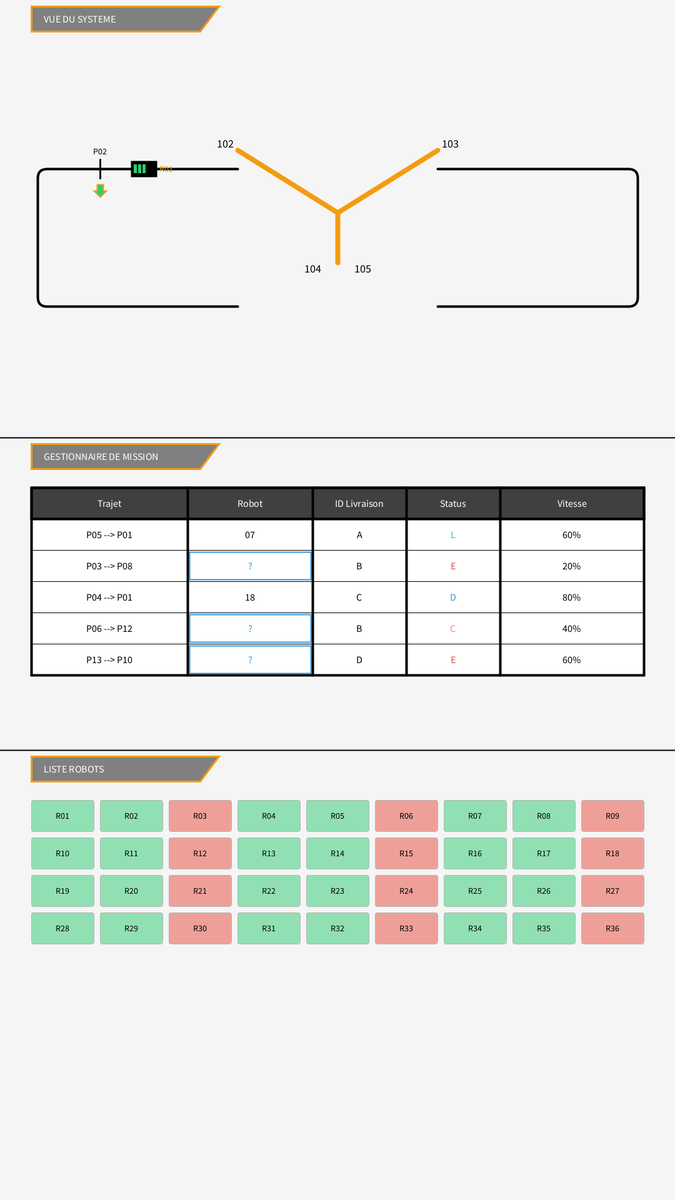
Frame 1 (no input)
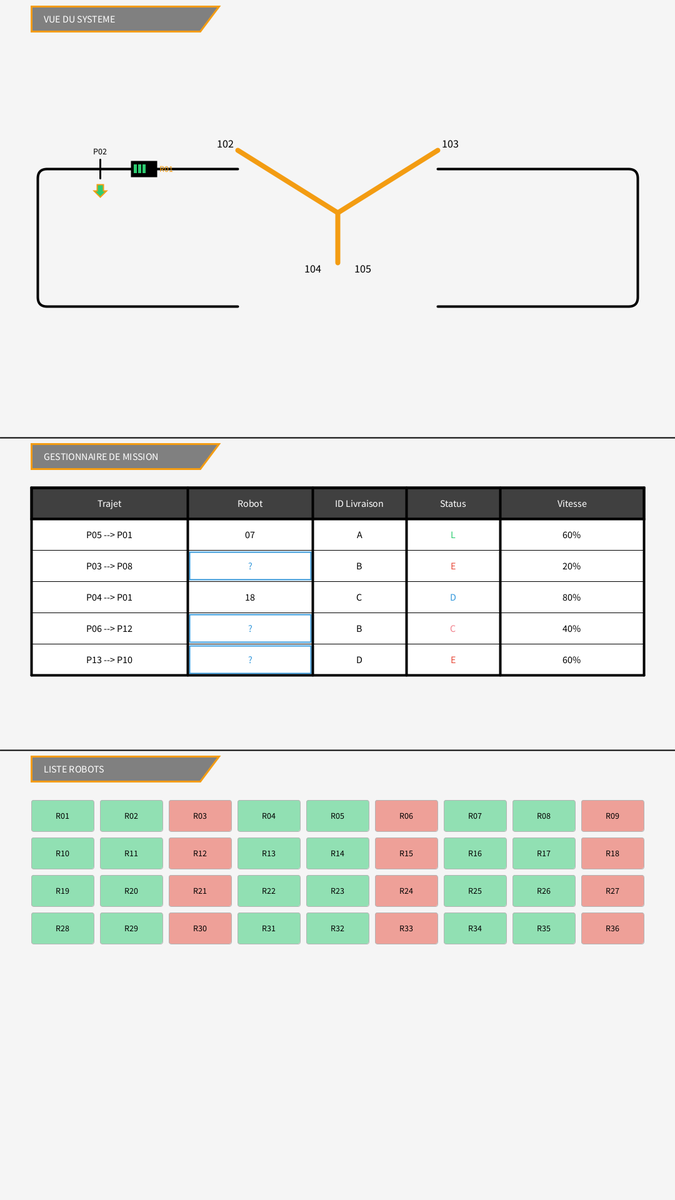
Frame 60 (the mouse pressed at the canvas centre just before this capture)
Frame 120 (the mouse held since frame 60 and released just before this capture): identical to frame 60, image omitted

The Processing sketch that drew these frames (run headless with seeded random() and noise(); from frame 60 on, the mouse is pressed at the canvas centre):

// Processing sketch: test_affichage
// ── test_affichage.pde
// ==========================================
// INTERFACE DE SUPERVISION - PROCESSING 2.1.2
// ==========================================

// Configuration générale de l'écran [cite: 1]
int winWidth = 1080;
int winHeight = 1920;

// Définition des hauteurs des sous-écrans [cite: 1]
int hSub1 = 700; // Vue du système
int hSub2 = 500; // Gestionnaire de mission [cite: 29]
int hSub3 = 620; // Liste Robots [cite: 26, 30]

// Variables d'état pour les interactions de la colonne "Robot" [cite: 22]
int selectedMissionRow = -1; 

// Échelle et centre pour le dessin du circuit en "8 allongé" [cite: 3, 4]
float cx = 1080 / 2;
float cy = 700 / 2 + 30;
float loopWidth = 320;
float loopHeight = 220;
float gapY = 160; // Écartement pour la forme en Y [cite: 4]

void setup() {
  size(1080, 1920); // Résolution native [cite: 1]
  smooth();
}

void draw() {
  background(245); // Fond clair général
  
  // -------------------------------------------------------------
  // SOUS-ÉCRAN 1 : VUE DU SYSTEME [cite: 2, 3]
  // -------------------------------------------------------------
  drawSubHeader(0, 0, "VUE DU SYSTEME"); //[cite: 2]
  
  // Dessin du Y central orange [cite: 4]
  stroke(243, 156, 18); // Orange [cite: 2, 4]
  strokeWeight(8);
  noFill();
  line(cx, cy + 40, cx, cy - 40); // Base du Y
  line(cx, cy - 40, cx - gapY, cy - 140); // Branche gauche [cite: 4]
  line(cx, cy - 40, cx + gapY, cy - 140); // Branche droite [cite: 4]
  
  // Annotations numériques du Y (Noir) [cite: 4]
  fill(0); textSize(18); textAlign(CENTER, CENTER);
  text("102", cx - gapY - 20, cy - 150); //[cite: 4]
  text("103", cx + gapY + 20, cy - 150); //[cite: 4]
  text("104", cx - 40, cy + 50); //[cite: 4]
  text("105", cx + 40, cy + 50); //[cite: 4]
  
  // Boucles du 8 allongé (Rectangles noirs sans le côté adjacent au Y) [cite: 3, 5]
  stroke(0);
  strokeWeight(4);
  
  // Boucle Gauche [cite: 5]
  float leftBoxX = cx - gapY - loopWidth;
  float leftBoxY = cy - loopHeight/2;
  noFill();
  beginShape();
  vertex(cx - gapY, leftBoxY); 
  vertex(leftBoxX + 15, leftBoxY); // Coins légèrement arrondis [cite: 5]
  quadraticVertex(leftBoxX, leftBoxY, leftBoxX, leftBoxY + 15);
  vertex(leftBoxX, leftBoxY + loopHeight - 15);
  quadraticVertex(leftBoxX, leftBoxY + loopHeight, leftBoxX + 15, leftBoxY + loopHeight);
  vertex(cx - gapY, leftBoxY + loopHeight);
  endShape();
  
  // Boucle Droite [cite: 5]
  float rightBoxX = cx + gapY;
  float rightBoxY = cy - loopHeight/2;
  beginShape();
  vertex(cx + gapY, rightBoxY);
  vertex(rightBoxX + loopWidth - 15, rightBoxY);
  quadraticVertex(rightBoxX + loopWidth, rightBoxY, rightBoxX + loopWidth, rightBoxY + 15);
  vertex(rightBoxX + loopWidth, rightBoxY + loopHeight - 15);
  quadraticVertex(rightBoxX + loopWidth, rightBoxY + loopHeight, rightBoxX + loopWidth - 15, rightBoxY + loopHeight);
  vertex(cx + gapY, rightBoxY + loopHeight);
  endShape();
  
  // Exemple d'affichage d'un Poste (P02) et d'un Robot (R01) [cite: 7, 14]
  float testPosteX = leftBoxX + 100;
  float testPosteY = leftBoxY;
  
  // Ligne de poste perpendiculaire [cite: 6]
  stroke(0); strokeWeight(3);
  line(testPosteX, testPosteY - 15, testPosteX, testPosteY + 15);
  
  // Label du poste (Côté extérieur) [cite: 8]
  fill(0); textSize(14); textAlign(CENTER, BOTTOM);
  text("P02", testPosteX, testPosteY - 20); //[cite: 7, 8]
  
  // Flèche verte avec contour orange (Côté intérieur clignotant pour démo) [cite: 9, 10]
  if (frameCount % 60 < 45) { 
    stroke(243, 156, 18); strokeWeight(2); fill(46, 204, 113); //[cite: 9]
    pushMatrix();
    translate(testPosteX, testPosteY + 25); // Positionnement intérieur [cite: 10]
    beginShape();
    vertex(-5, 0); vertex(5, 0); vertex(5, 10); vertex(10, 10); vertex(0, 20); vertex(-10, 10); vertex(-5, 10);
    endShape(CLOSE);
    popMatrix();
  }
  
  // Dessin d'un exemple de Robot mobile (R01) [cite: 11, 14]
  float robotX = testPosteX + 50;
  float robotY = testPosteY - 12; 
  
  stroke(0); strokeWeight(2); fill(0); // Rectangle noir [cite: 11]
  rect(robotX, robotY, 40, 24); // Longueur proportionnelle [cite: 17]
  
  // Jauge de vitesse interne (ex: 3 barres = 60%, couleur VERT) [cite: 11, 12, 13]
  int barCount = 3; 
  fill(46, 204, 113); noStroke(); //[cite: 13]
  for(int b=0; b<barCount; b++) {
    rect(robotX + 4 + (b * 7), robotY + 5, 5, 14); //[cite: 11]
  }
  
  // Label Orange à côté [cite: 14]
  fill(243, 156, 18); textSize(14); textAlign(LEFT, CENTER); //[cite: 14]
  text("R01", robotX + 45, robotY + 12); //[cite: 14, 15]
  
  // Ligne de séparation noire avec le Sous-Écran 2 [cite: 2]
  stroke(0); strokeWeight(2);
  line(0, hSub1, width, hSub1);
  
  // -------------------------------------------------------------
  // SOUS-ÉCRAN 2 : GESTIONNAIRE DE MISSION [cite: 2, 18]
  // -------------------------------------------------------------
  drawSubHeader(0, hSub1, "GESTIONNAIRE DE MISSION"); //[cite: 2]
  
  int tableX = 50; // Marges appliquées [cite: 27]
  int tableY = hSub1 + 80;
  int tableWidth = winWidth - 100; 
  int rowHeight = 50;
  int[] colWidths = {250, 200, 150, 150, 230}; 
  String[] headers = {"Trajet", "Robot", "ID Livraison", "Status", "Vitesse"}; //[cite: 19, 20, 23, 24]
  
  // Ligne d'en-tête (Gris 25%) [cite: 18]
  fill(64); 
  stroke(0); strokeWeight(4); // Séparations épaisses [cite: 25]
  rect(tableX, tableY, tableWidth, rowHeight);
  
  fill(255); textSize(16); textAlign(CENTER, CENTER);
  int currentX = tableX;
  for(int i=0; i<headers.length; i++) {
    text(headers[i], currentX + colWidths[i]/2, tableY + rowHeight/2);
    currentX += colWidths[i];
  }
  
  // Données de test [cite: 19, 20, 23, 24]
  String[][] missionData = {
    {"P05 --> P01", "07", "A", "L", "60%"},
    {"P03 --> P08", "?", "B", "E", "20%"},
    {"P04 --> P01", "18", "C", "D", "80%"},
    {"P06 --> P12", "?", "B", "C", "40%"},
    {"P13 --> P10", "?", "D", "E", "60%"}
  };
  
  // Dessin des lignes de données [cite: 18, 25]
  for(int r=0; r<missionData.length; r++) {
    int rY = tableY + rowHeight + (r * rowHeight);
    currentX = tableX;
    
    for(int c=0; c<5; c++) {
      stroke(0); 
      strokeWeight(1); // Séparations horizontales intérieures fines [cite: 25]
      fill(255);       // Fond blanc de base
      
      // Configuration de la colonne interactive "Robot" (Index 1) [cite: 20]
      if (c == 1 && missionData[r][c].equals("?")) { //[cite: 20]
        if (selectedMissionRow == r) {
          fill(52, 152, 219, 191); // Fond bleu opaque à 75% si actif [cite: 22]
        }
        rect(currentX, rY, colWidths[c], rowHeight);
        
        // Dessin du contour intérieur bleu requis [cite: 21]
        stroke(52, 152, 219); strokeWeight(2); noFill(); //[cite: 20, 21]
        rect(currentX + 3, rY + 3, colWidths[c] - 6, rowHeight - 6);
        fill(52, 152, 219); // Texte bleu "?" [cite: 20]
      } else {
        // Rendu des autres cellules standards
        rect(currentX, rY, colWidths[c], rowHeight);
        
        // Couleurs de la colonne Status (Index 3) [cite: 23]
        if (c == 3) {
          if (missionData[r][c].equals("L")) fill(46, 204, 113); // Vert [cite: 23]
          else if (missionData[r][c].equals("E")) fill(231, 76, 60); // Rouge [cite: 23]
          else if (missionData[r][c].equals("C")) fill(241, 130, 141); // Fuschia [cite: 23]
          else if (missionData[r][c].equals("D")) fill(52, 152, 219); // Bleu [cite: 23]
        } else {
          fill(0); // Texte noir standard [cite: 23, 24]
        }
      }
      
      // Affichage du texte de la cellule
      textSize(16); textAlign(CENTER, CENTER);
      text(missionData[r][c], currentX + colWidths[c]/2, rY + rowHeight/2);
      
      currentX += colWidths[c];
    }
  }
  
  // Redessiner les contours épais verticaux par-dessus pour respecter le style graphique [cite: 25]
  stroke(0); strokeWeight(4);
  currentX = tableX;
  int totalTableHeight = rowHeight + (missionData.length * rowHeight);
  for(int i=0; i<=headers.length; i++) {
    line(currentX, tableY, currentX, tableY + totalTableHeight);
    if(i < headers.length) currentX += colWidths[i];
  }
  // Lignes horizontales épaisses (En-tête et fermeture basse) [cite: 25]
  line(tableX, tableY, tableX + tableWidth, tableY);
  line(tableX, tableY + rowHeight, tableX + tableWidth, tableY + rowHeight); //[cite: 25]
  line(tableX, tableY + totalTableHeight, tableX + tableWidth, tableY + totalTableHeight);
  
  // Ligne de séparation noire avec le Sous-Écran 3 [cite: 2]
  stroke(0); strokeWeight(2);
  line(0, hSub1 + hSub2, width, hSub1 + hSub2);
  
  // -------------------------------------------------------------
  // SOUS-ÉCRAN 3 : LISTE ROBOTS [cite: 2, 26]
  // -------------------------------------------------------------
  int startSub3Y = hSub1 + hSub2;
  drawSubHeader(0, startSub3Y, "LISTE ROBOTS"); //[cite: 2]
  
  int gridX = 50;
  int gridY = startSub3Y + 80;
  int cellW = 100;
  int cellH = 50;
  int gridCols = 9; // Grille optimisée pour loger les robots [cite: 26]
  
  for (int i = 1; i <= 36; i++) { // Rendu d'une série de test [cite: 26, 31]
    int index = i - 1;
    int colIdx = index % gridCols;
    int rowIdx = index / gridCols;
    
    int cx_cell = gridX + (colIdx * (cellW + 10));
    int cy_cell = gridY + (rowIdx * (cellH + 10));
    
    // Définition de la couleur de fond opaque à 50% [cite: 26]
    if (i % 3 == 0) {
      fill(231, 76, 60, 128); // Rouge à 50% d'alpha [cite: 26]
    } else {
      fill(46, 204, 113, 128); // Vert à 50% d'alpha [cite: 26]
    }
    
    stroke(180); strokeWeight(1);
    rect(cx_cell, cy_cell, cellW, cellH, 4);
    
    // Affichage de l'identifiant du robot (Noir) [cite: 26]
    fill(0); textSize(14); textAlign(CENTER, CENTER);
    text("R" + nf(i, 2), cx_cell + cellW/2, cy_cell + cellH/2); //[cite: 26]
  }
}

// Fonction utilitaire pour générer l'onglet supérieur de chaque écran [cite: 2]
void drawSubHeader(int x, int y, String title) {
  pushStyle();
  fill(128); // Rectangle gris 50% [cite: 2]
  stroke(243, 156, 18); // Contour orange [cite: 2]
  strokeWeight(3);
  
  // Tracé de l'onglet biseauté propre à l'interface [cite: 2]
  beginShape();
  vertex(x + 50, y + 10);
  vertex(x + 350, y + 10);
  vertex(x + 320, y + 50);
  vertex(x + 50, y + 50);
  endShape(CLOSE);
  
  // Texte Blanc appliqué [cite: 2]
  fill(255); textSize(16); textAlign(LEFT, CENTER);
  text(title, x + 70, y + 30); //[cite: 2]
  popStyle();
}

// Gestion des interactions de clic souris [cite: 22]
void mousePressed() {
  int tableX = 50;
  int tableY = hSub1 + 80;
  int rowHeight = 50;
  int robotColLeft = tableX + 250; // Début de la colonne 2 (Robot) [cite: 19, 20]
  int robotColRight = robotColLeft + 200; //[cite: 20]
  
  if (mouseX >= robotColLeft && mouseX <= robotColRight) { //[cite: 20]
    for (int r = 0; r < 5; r++) { 
      int rY = tableY + rowHeight + (r * rowHeight);
      if (mouseY >= rY && mouseY <= rY + rowHeight) {
        // Toggle l'état sélectionné au clic sur le point d'interrogation [cite: 20, 22]
        if (selectedMissionRow == r) {
          selectedMissionRow = -1; 
        } else {
          selectedMissionRow = r; //[cite: 22]
        }
      }
    }
  }
}
